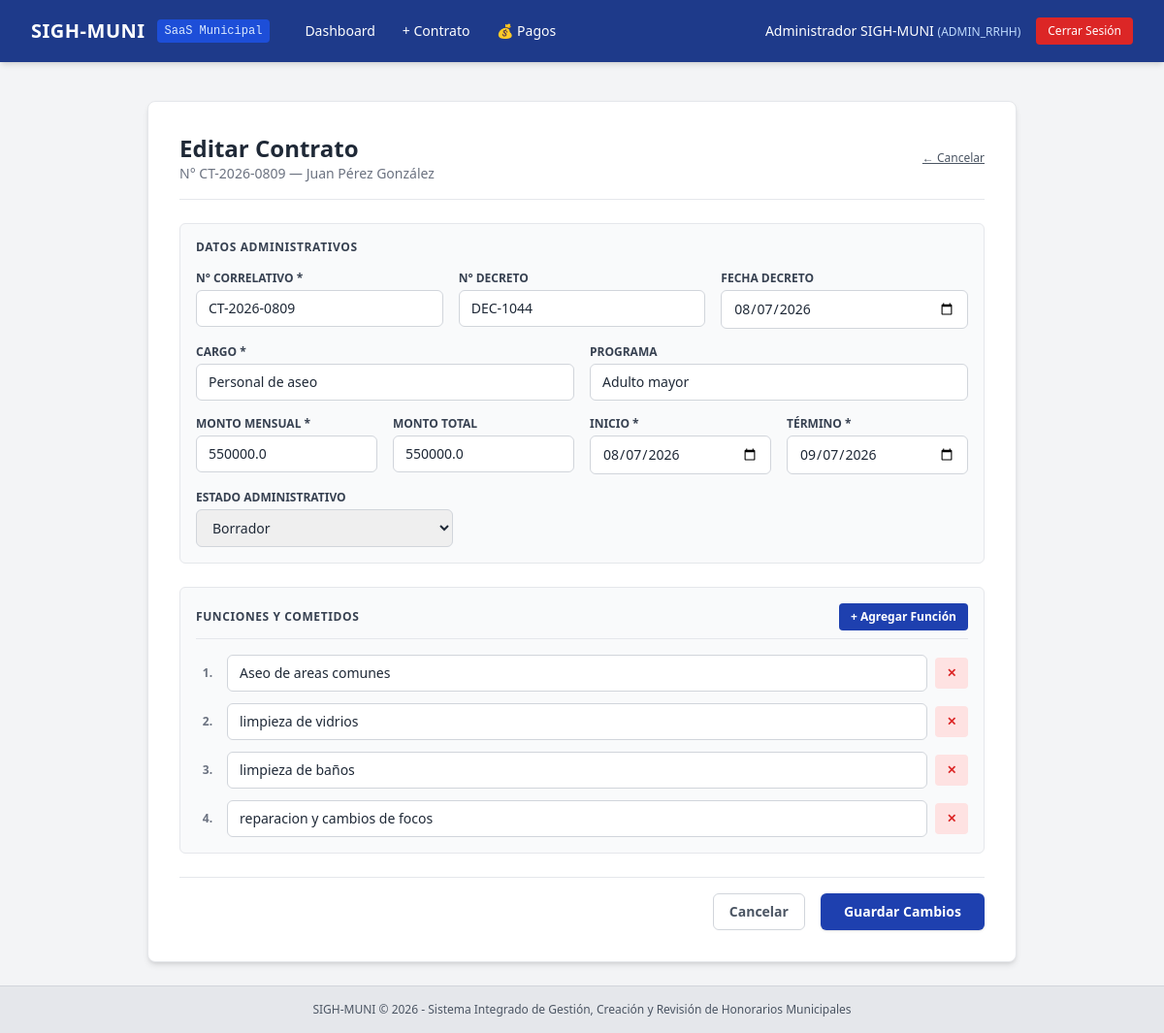
Before: /contracts/2/edit (signed in) with the older database file.
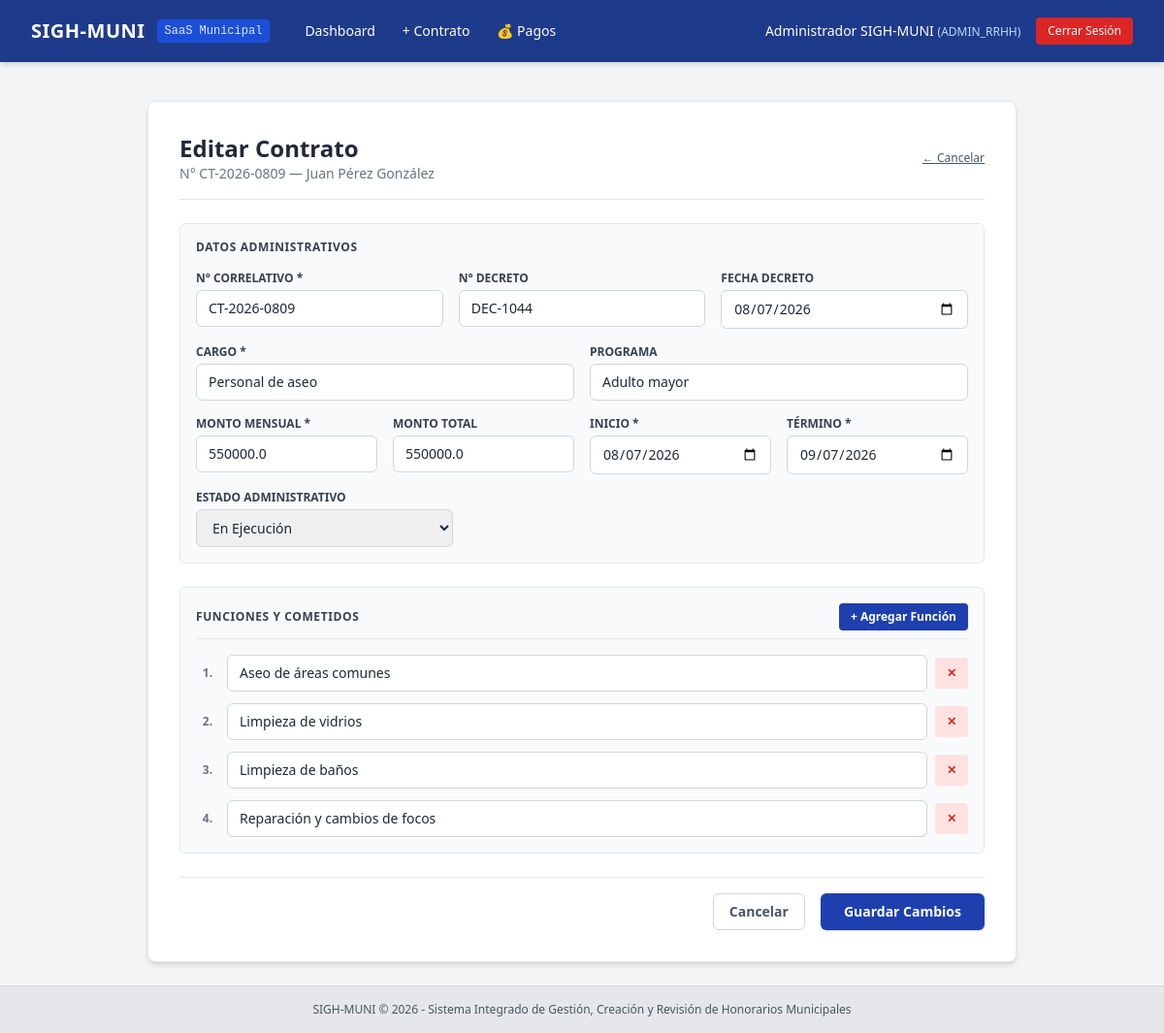
After: the same page with the newer database file.
### app/models/contract.py (models this page shows, shortened)
class Contract(db.Model):
    __tablename__ = 'contracts'
    id = db.Column(db.Integer, primary_key=True)
    provider_id = db.Column(db.Integer, db.ForeignKey('service_providers.id'), nullable=False)
    department_id = db.Column(db.Integer, db.ForeignKey('departments.id'), nullable=False)
    creation_type = db.Column(db.String(50), default='CREADO')
    contract_number = db.Column(db.String(50), unique=True, nullable=False)
    decline_number = db.Column(db.String(50), nullable=True)
    decline_date = db.Column(db.Date, nullable=True)
    position_title = db.Column(db.String(150), nullable=False)
    program_name = db.Column(db.String(150), nullable=True)
    monthly_amount_gross = db.Column(db.Float, nullable=False)
    total_contract_amount = db.Column(db.Float, nullable=False)
    start_date = db.Column(db.Date, nullable=False)
    end_date = db.Column(db.Date, nullable=False)
    pdf_file_path = db.Column(db.String(255), nullable=True)
    ocr_processed = db.Column(db.Integer, default=0)
    status = db.Column(db.String(30), default='BORRADOR')
    created_at = db.Column(db.DateTime, default=datetime.utcnow)
    provider = db.relationship('ServiceProvider', back_populates='contracts', lazy=True)
    department = db.relationship('Department', backref=db.backref('department_contracts', lazy=True))
    functions = db.relationship('ContractFunction', backref='contract', cascade='all, delete-orphan', lazy=True,
                                order_by='ContractFunction.function_order')
    payments = db.relationship('MonthlyPayment', back_populates='contract', lazy=True, cascade='all, delete-orphan')

class ContractFunction(db.Model):
    __tablename__ = 'contract_functions'
    id = db.Column(db.Integer, primary_key=True)
    contract_id = db.Column(db.Integer, db.ForeignKey('contracts.id'), nullable=False)
    function_order = db.Column(db.Integer, nullable=False)
    function_description = db.Column(db.Text, nullable=False)
    is_mandatory_for_payment = db.Column(db.Integer, default=1)
    created_at = db.Column(db.DateTime, default=datetime.utcnow)

### app/routes/contract_builder.py (the view, shortened to what this page needs)
@contract_builder_bp.route('/<int:contract_id>/edit', methods=['GET', 'POST'])
@login_required
@role_required('ADMIN_RRHH', 'SUPERADMIN', 'JEFE_DEPTO')
def edit(contract_id):
    contract = Contract.query.get_or_404(contract_id)
    providers = ServiceProvider.query.order_by(ServiceProvider.paternal_last_name).all()
    departments = Department.query.filter_by(is_active=1).all()
    return render_template('contracts/edit.html', contract=contract, providers=providers, departments=departments)

### app/__init__.py (called while the page is built)
def create_app(config_class=Config):
    app = Flask(__name__)
    app.config.from_object(config_class)
    os.makedirs(app.config['UPLOAD_FOLDER'], exist_ok=True)
    db.init_app(app)
    migrate.init_app(app, db)
    if 'sqlite' in app.config['SQLALCHEMY_DATABASE_URI']:
        from sqlalchemy import event
        from sqlalchemy.engine import Engine
        @event.listens_for(Engine, "connect")
        def set_sqlite_pragma(dbapi_connection, connection_record):
            cursor = dbapi_connection.cursor()
            cursor.execute("PRAGMA foreign_keys=ON;")
            cursor.close()
    from app.auth.routes import auth_bp
    app.register_blueprint(auth_bp, url_prefix='/auth')
    from app.routes import register_routes
    register_routes(app)
    return app

### app/auth/utils.py (called while the page is built)
def login_required(f):
    @wraps(f)
    def decorated_function(*args, **kwargs):
        if 'user_id' not in session:
            flash('Debes iniciar sesión para acceder a esta sección.', 'warning')
            return redirect(url_for('auth.login', next=request.url))
        return f(*args, **kwargs)
    return decorated_function

### app/templates/contracts/edit.html (shortened to what the changed rows need)
{% extends "base.html" %}
{% block content %}
<div class="max-w-4xl mx-auto bg-white p-8 rounded-lg shadow-md border border-gray-200">
    <div class="border-b border-gray-200 pb-4 mb-6 flex justify-between items-center">
        <div>
            <h1 class="text-2xl font-bold text-gray-800">Editar Contrato</h1>
            <p class="text-sm text-gray-500">N° {{ contract.contract_number }} — {{ contract.provider.full_name }}</p>
        </div>
    </div>
    <form method="POST" class="space-y-6">
        <div class="bg-gray-50 p-4 rounded-md border border-gray-200 space-y-4">
            <h2 class="text-xs font-bold text-gray-700 uppercase tracking-wider">Datos Administrativos</h2>
            <div class="grid grid-cols-1 md:grid-cols-3 gap-4">
                <div>
                    <label class="block text-xs font-semibold text-gray-700 uppercase mb-1">N° Correlativo *</label>
                    <input type="text" name="contract_number" value="{{ contract.contract_number }}" required class="w-full px-3 py-2 border border-gray-300 rounded-md text-sm">
                </div>
                <div>
                    <label class="block text-xs font-semibold text-gray-700 uppercase mb-1">N° Decreto</label>
                    <input type="text" name="decline_number" value="{{ contract.decline_number or '' }}" class="w-full px-3 py-2 border border-gray-300 rounded-md text-sm">
                </div>
                <div>
                    <label class="block text-xs font-semibold text-gray-700 uppercase mb-1">Fecha Decreto</label>
                    <input type="date" name="decline_date" value="{{ contract.decline_date.strftime('%Y-%m-%d') if contract.decline_date else '' }}" class="w-full px-3 py-2 border border-gray-300 rounded-md text-sm">
                </div>
            </div>
            <div class="grid grid-cols-1 md:grid-cols-2 gap-4">
                <div>
                    <label class="block text-xs font-semibold text-gray-700 uppercase mb-1">Cargo *</label>
                    <input type="text" name="position_title" value="{{ contract.position_title }}" required class="w-full px-3 py-2 border border-gray-300 rounded-md text-sm">
                </div>
                <div>
                    <label class="block text-xs font-semibold text-gray-700 uppercase mb-1">Programa</label>
                    <input type="text" name="program_name" value="{{ contract.program_name or '' }}" class="w-full px-3 py-2 border border-gray-300 rounded-md text-sm">
                </div>
            </div>
            <div class="grid grid-cols-1 md:grid-cols-4 gap-4">
                <div>
                    <label class="block text-xs font-semibold text-gray-700 uppercase mb-1">Monto Mensual *</label>
                    <input type="number" step="0.01" name="monthly_amount_gross" value="{{ contract.monthly_amount_gross }}" required class="w-full px-3 py-2 border border-gray-300 rounded-md text-sm">
                </div>
                <div>
                    <label class="block text-xs font-semibold text-gray-700 uppercase mb-1">Monto Total</label>
                    <input type="number" step="0.01" name="total_contract_amount" value="{{ contract.total_contract_amount }}" class="w-full px-3 py-2 border border-gray-300 rounded-md text-sm">
                </div>
                <div>
                    <label class="block text-xs font-semibold text-gray-700 uppercase mb-1">Inicio *</label>
                    <input type="date" name="start_date" value="{{ contract.start_date.strftime('%Y-%m-%d') }}" required class="w-full px-3 py-2 border border-gray-300 rounded-md text-sm">
                </div>
                <div>
                    <label class="block text-xs font-semibold text-gray-700 uppercase mb-1">Término *</label>
                    <input type="date" name="end_date" value="{{ contract.end_date.strftime('%Y-%m-%d') }}" required class="w-full px-3 py-2 border border-gray-300 rounded-md text-sm">
                </div>
            </div>
            <div>
                <label class="block text-xs font-semibold text-gray-700 uppercase mb-1">Estado Administrativo</label>
                <select name="status" class="w-full md:w-1/3 px-3 py-2 border border-gray-300 rounded-md text-sm">
                    <option value="BORRADOR" {% if contract.status == 'BORRADOR' %}selected{% endif %}>Borrador</option>
                    <option value="EN_EJECUCION" {% if contract.status == 'EN_EJECUCION' %}selected{% endif %}>En Ejecución</option>
                </select>
            </div>
        </div>
        <div class="bg-gray-50 p-4 rounded-md border border-gray-200 space-y-4">
            <div class="flex justify-between items-center border-b border-gray-200 pb-2">
                <h2 class="text-xs font-bold text-gray-700 uppercase tracking-wider">Funciones y Cometidos</h2>
            </div>
            <div id="functions_container" class="space-y-3">
                {% for func in contract.functions %}
                <div class="flex items-center space-x-2 function-row">
                    <span class="text-xs font-bold text-gray-500 w-6 text-center index-label">{{ loop.index }}.</span>
                    <input type="text" name="functions[]" value="{{ func.function_description }}" required class="flex-grow px-3 py-2 border border-gray-300 rounded-md text-sm">
                    <button type="button" onclick="removeFunctionRow(this)" class="bg-red-100 text-red-600 hover:bg-red-200 px-3 py-2 rounded text-xs font-bold">✕</button>
                </div>
                {% endfor %}
            </div>
        </div>
    </form>
</div>
{% endblock %}

Changed rows visible on the page:
no longer on this page (row edited): ContractFunction: function_description "Aseo de areas comunes"
removed ContractFunction: function_description "limpieza de vidrios"
removed ContractFunction: function_description "reparacion y cambios de focos"
changed Contract "DEC-1044": status "Borrador" → "En Ejecución"
added ContractFunction: function_description "Aseo de áreas comunes"
changed ContractFunction: function_description "limpieza de baños" → "Limpieza de vidrios"
added ContractFunction: function_description "Limpieza de baños"
added ContractFunction: function_description "Reparación y cambios de focos"
